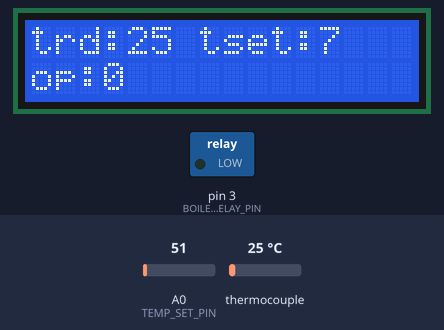
Bench run of a sketch on a simulated Arduino Uno, built with avr-gcc and run on an emulated ATmega328P. Parts: 16×2 character LCD, switched loads named in the sketch (green lamp = pin HIGH). Dashed ring = blinking. The inputs (shaded band) are chosen by the test bench; at power-on: thermocouple 25 °C, A0 (TEMP_SET_PIN) = 51.

Above: at 1.2 s.
1.3 s: thermocouple set to 2 °C
At 3.5 s:
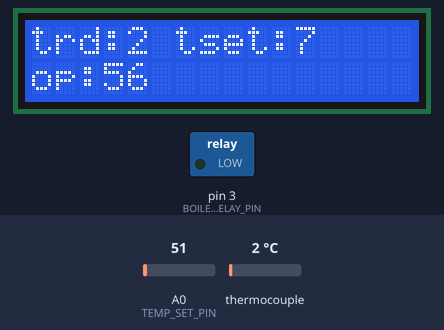
4.3 s: A0 (TEMP_SET_PIN) set to 75
At 6.0 s:
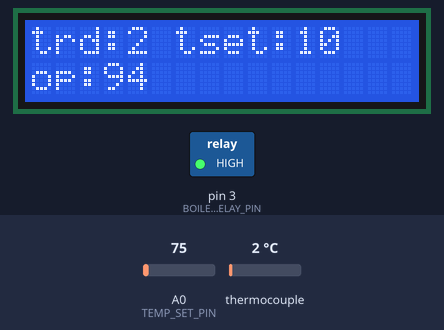
6.1 s: A0 (TEMP_SET_PIN) set to 85
At 7.2 s:
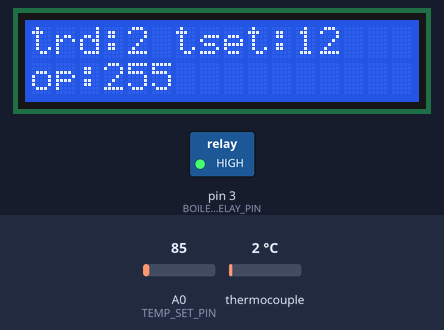
7.6 s: thermocouple set to 4 °C
At 8.0 s:
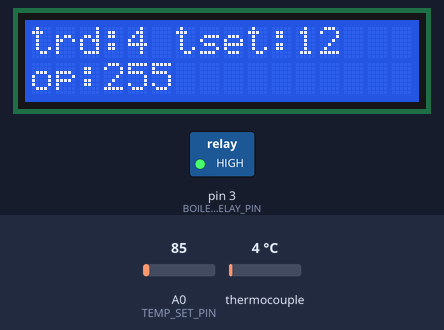
9.1 s: thermocouple set to 75 °C
At 9.5 s:
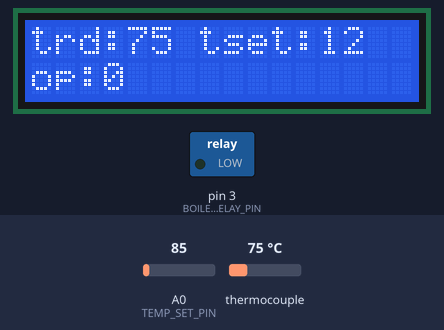
10.6 s: A0 (TEMP_SET_PIN) set to 71
At 11.4 s:
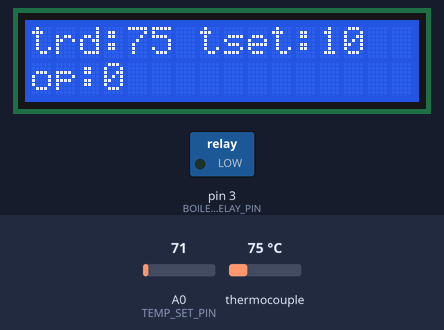
Timing chart, 0 to 13.1 s (numbered marks = the images above; inputs shaded):
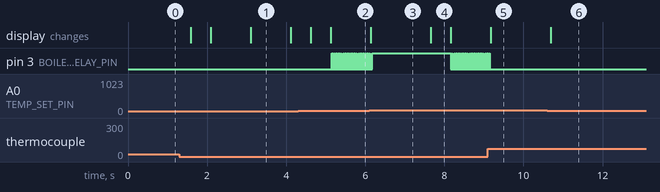

The sketch:

gaggiano-v1.ino
```cpp
// include the library code:

// --------- Thermo coupler -----
/*    Max6675 Module  ==>   Arduino
 *    CS              ==>     D9
 *    SO              ==>     D10
 *    SCK             ==>     D8
 *    Vcc             ==>     Vcc (5v)
 *    Gnd             ==>     Gnd      */

#include <max6675.h>
#define MAX6675_CS   9
#define MAX6675_SO   10
#define MAX6675_SCK  8

MAX6675 thermocouple(MAX6675_SCK, MAX6675_CS, MAX6675_SO);
double temperature_read = 0.0;

// --------- Boiler Relay -----
// #define BOILER_RELAY_PIN A1
// lower timer2 in setup in order to
// have a 30Hz PWM
#define BOILER_RELAY_PIN 3

// ------- temp setting ----
// use a 10k potentiometer to read a setting value
#define TEMP_SET_PIN A0

// --------- PID ---------------
#include <AutoPID.h>
//pid settings and gains
#define OUTPUT_MIN 0
#define OUTPUT_MAX 255

// default value
// #define KP .12
// #define KI .0003
// #define KD 0

// empirical values to result in quarters
// of 255 values
#define KP 10
#define KI .2
#define KD .2

double setPoint = 0;
double boiler_relay_output;

//input/output variables passed by reference, so they are updated automatically
AutoPID myPID(&temperature_read, &setPoint, &boiler_relay_output, OUTPUT_MIN, OUTPUT_MAX, KP, KI, KD);

//-------- LCD --------------
#include <LiquidCrystal.h>
// initialize the library with the numbers of the interface pins
LiquidCrystal lcd(12, 11, 7, 6, 5, 4);

// --------------------------

void setup() {
  // lower frequency of PWM on Pin 3 and 11 to 30Hz
  TCCR2A = _BV(COM0A1) | _BV(COM0B1) | _BV(WGM00);
  // TCCR2B = _BV(CS00);
  TCCR2B = TCCR2B & B11111000 | B00000111;

  // initialize LCD
  lcd.begin(16, 2);

  // ---------- PID -------------
  pinMode(BOILER_RELAY_PIN,OUTPUT);

  //if temperature is more than 10 degrees below or above setpoint, OUTPUT will be set to min or max respectively
  myPID.setBangBang(10);
  //set PID update interval to 1000ms
  myPID.setTimeStep(1000);
}

void loop() {
  // --- read temp ----
  temperature_read = thermocouple.readCelsius();
  // --- get new setpoint in case it changed ----
  double r = (double)analogRead(TEMP_SET_PIN); //macx 1024/150
  setPoint = 150*(r/1024);
  // --- update PID calculations ---
  myPID.run(); //call every loop, updates automatically at certain time interval
  // --- set boiler output ---
  analogWrite(BOILER_RELAY_PIN, boiler_relay_output);
  // --- update screen ----
  lcd.clear();
  lcd.setCursor(0,0);
  lcd.print("trd:"+String((int)temperature_read)+" tset:"+(int)setPoint);
  lcd.setCursor(0,1);
  lcd.print("op:"+String((int)boiler_relay_output));
  delay(500);
}

// https://ryand.io/AutoPID/
// https://randomnerdtutorials.com/arduino-k-type-thermocouple-max6675/

// boiler relay is zero cross trigger with <10ms delay
// 10ms means maximum frequency that it can respond to is 1/0.01 = 100hz
// zero cross trigger means that maximum theoretical frequency is 120hz with sync'd signal. would probably not work with very low values of output
// arduino supports a lower bound of 31Hz by setting timer 2 (pin 3 and 11)
// in addition set PID settings to result in outputs close to quarters of 255, as smaller values have random effect due to relay being zero cross
//
```

Measured:
- the behaviour switches between 81 and 82 on A0 (TEMP_SET_PIN) (found by bisection; images 2 and 3)
- the behaviour switches between 2 and 3 °C on thermocouple (found by bisection; images 3 and 4)
- after the input at 1.3 s, the display: first changes after 0.29 s (image 1 shows a later state)
- after the input at 4.3 s, pin 3 (BOILER_RELAY_PIN): alternates HIGH for 0.01 s and LOW for 0.02 s, starting after 0.85 s; the display: first changes after 0.32 s (image 2 shows a later state)
- after the input at 7.6 s, pin 3 (BOILER_RELAY_PIN): alternates HIGH for 0.01 s and LOW for 0.02 s, starting after 0.57 s; the display: changes after 0.06 s (image 4)
- after the input at 9.1 s, pin 3 (BOILER_RELAY_PIN): goes on until 9.1 s, then stays LOW
- after the input at 10.6 s, the display: changes after 0.09 s (image 6)
